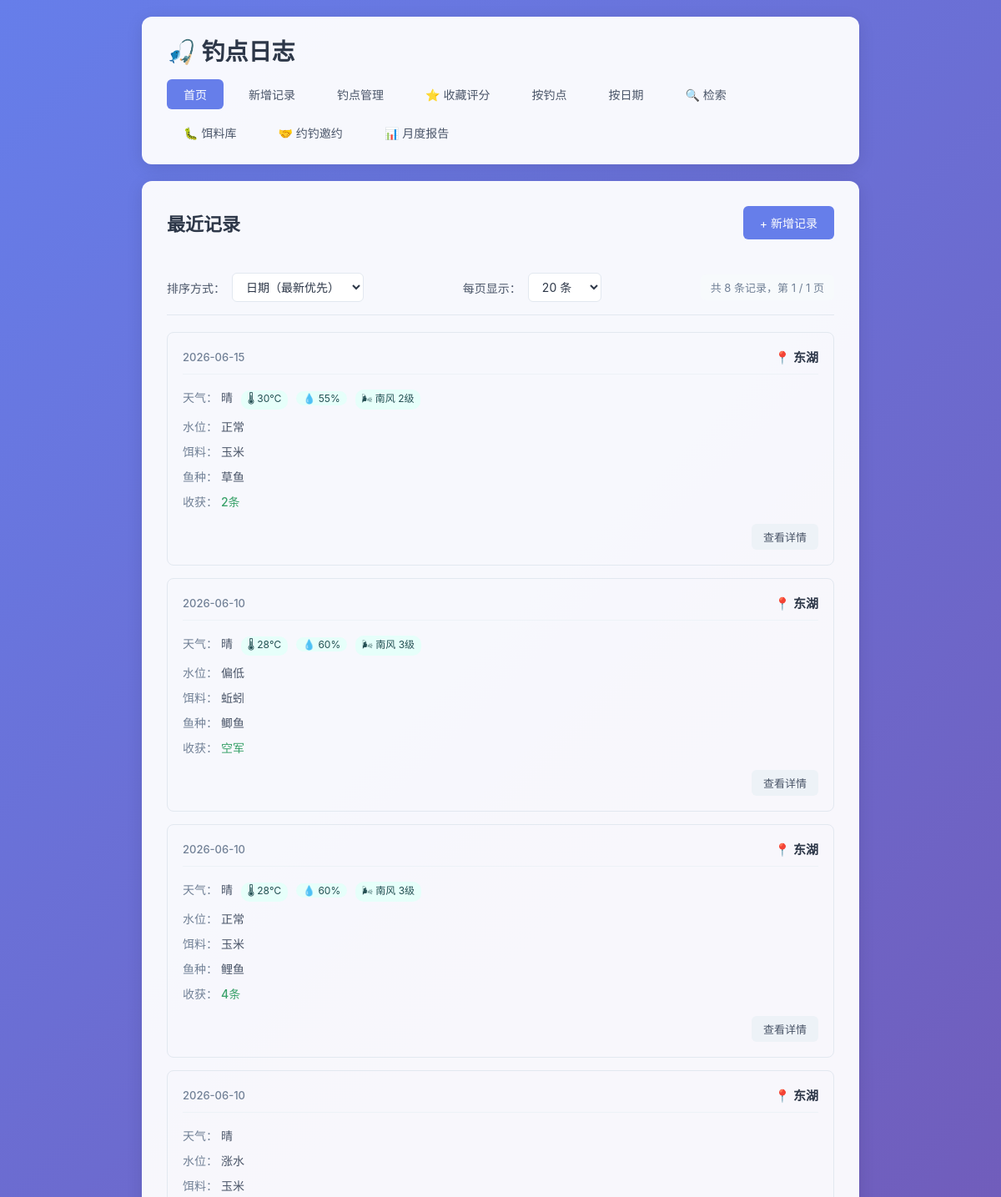
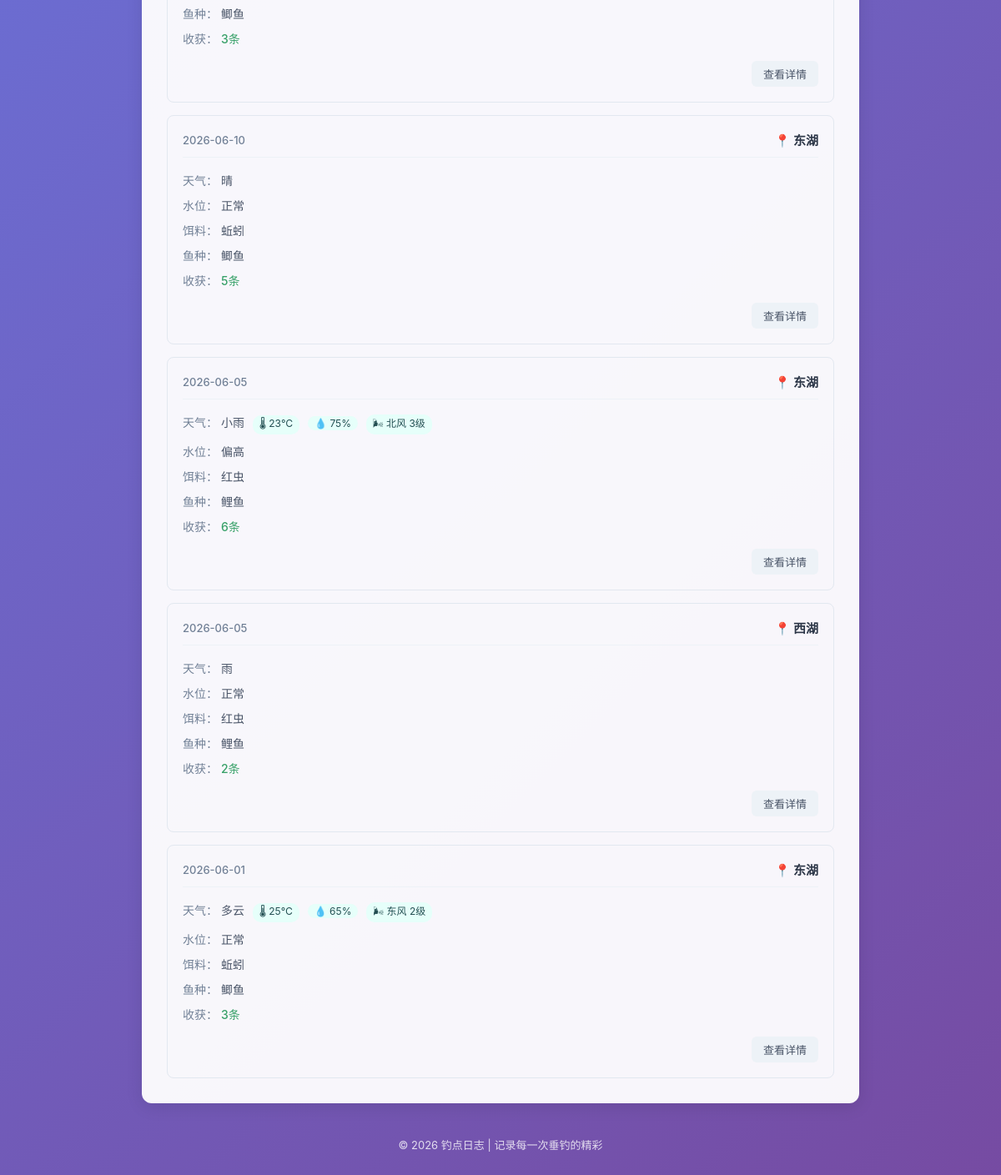
Before: / with the older database file (2 pictures, top to bottom).
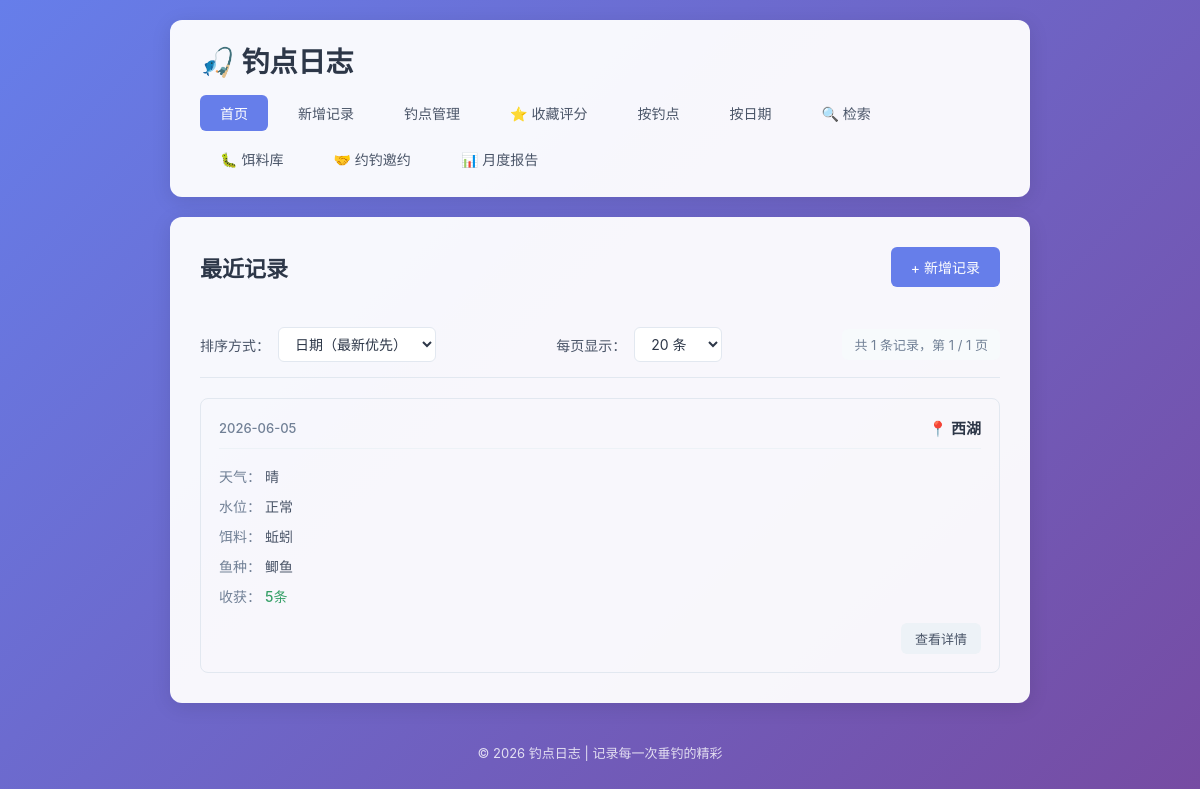
After: the same page with the newer database file.
### tables this page shows
CREATE TABLE fishing_logs (
            id INTEGER PRIMARY KEY AUTOINCREMENT,
            spot TEXT NOT NULL,
            weather TEXT NOT NULL,
            water_level TEXT NOT NULL,
            bait TEXT NOT NULL,
            fish_species TEXT NOT NULL,
            harvest TEXT NOT NULL,
            next_strategy TEXT,
            created_at DATE NOT NULL
        , temperature TEXT, humidity TEXT, wind TEXT);

### app.py (the view)
@app.route('/')
def index():
    page = request.args.get('page', 1, type=int)
    per_page = request.args.get('per_page', 20, type=int)
    sort_by = request.args.get('sort', 'date_desc')
    per_page = max(10, min(per_page, 100))
    sort_options = {
        'date_desc': ('created_at DESC, id DESC', '日期降序'),
        'date_asc': ('created_at ASC, id ASC', '日期升序'),
        'spot_desc': ('spot DESC, created_at DESC, id DESC', '钓点降序'),
        'spot_asc': ('spot ASC, created_at DESC, id DESC', '钓点升序'),
    }
    order_clause, sort_label = sort_options.get(sort_by, sort_options['date_desc'])
    conn = get_db()
    count_result = conn.execute('SELECT COUNT(*) as total FROM fishing_logs').fetchone()
    total = count_result['total']
    total_pages = max(1, (total + per_page - 1) // per_page)
    page = max(1, min(page, total_pages))
    offset = (page - 1) * per_page
    logs = conn.execute(
        f'SELECT * FROM fishing_logs ORDER BY {order_clause} LIMIT ? OFFSET ?',
        (per_page, offset)
    ).fetchall()
    conn.close()
    return render_template(
        'index.html',
        logs=logs,
        page=page,
        per_page=per_page,
        total=total,
        total_pages=total_pages,
        sort_by=sort_by,
        sort_label=sort_label
    )

### app.py (called while the page is built)
def get_db():
    conn = sqlite3.connect(DB_PATH)
    conn.row_factory = sqlite3.Row
    return conn

### templates/index.html (shortened to what this page needs)
{% extends 'base.html' %}
{% block content %}
    <div class="page-header">
        <h2>最近记录</h2>
        <a href="{{ url_for('add_log') }}" class="btn btn-primary">+ 新增记录</a>
    </div>
    {% if logs %}
        <div class="toolbar">
            <div class="sort-group">
                <label>排序方式：</label>
                <select id="sortSelect" onchange="handleSortChange()">
                    <option value="date_desc" {% if sort_by == 'date_desc' %}selected{% endif %}>日期（最新优先）</option>
                </select>
            </div>
            <div class="per-page-group">
                <label>每页显示：</label>
                <select id="perPageSelect" onchange="handlePerPageChange()">
                    <option value="20" {% if per_page == 20 %}selected{% endif %}>20 条</option>
                </select>
            </div>
            <div class="total-info">
                共 {{ total }} 条记录，第 {{ page }} / {{ total_pages }} 页
            </div>
        </div>
        <div class="log-list">
            {% for log in logs %}
                <div class="log-card">
                    <div class="log-header">
                        <span class="log-date">{{ log['created_at'] }}</span>
                        <span class="log-spot">📍 {{ log['spot'] }}</span>
                    </div>
                    <div class="log-body">
                        <div class="log-row">
                            <span class="label">天气：</span>
                            <span>{{ log['weather'] }}</span>
                            {% if log['temperature'] %}<span class="log-tag">🌡 {{ log['temperature'] }}</span>{% endif %}
                            {% if log['humidity'] %}<span class="log-tag">💧 {{ log['humidity'] }}</span>{% endif %}
                            {% if log['wind'] %}<span class="log-tag">🌬 {{ log['wind'] }}</span>{% endif %}
                        </div>
                        <div class="log-row">
                            <span class="label">水位：</span>
                            <span>{{ log['water_level'] }}</span>
                        </div>
                        <div class="log-row">
                            <span class="label">饵料：</span>
                            <span>{{ log['bait'] }}</span>
                        </div>
                        <div class="log-row">
                            <span class="label">鱼种：</span>
                            <span>{{ log['fish_species'] }}</span>
                        </div>
                        <div class="log-row">
                            <span class="label">收获：</span>
                            <span class="harvest">{{ log['harvest'] }}</span>
                        </div>
                    </div>
                    <div class="log-footer">
                        <a href="{{ url_for('log_detail', log_id=log['id'], page=page, sort=sort_by, per_page=per_page) }}" class="btn btn-small">查看详情</a>
                    </div>
                </div>
            {% endfor %}
        </div>
    {% else %}
        <div class="empty-state">
            <p>还没有任何记录，快去添加第一条吧！</p>
            <a href="{{ url_for('add_log') }}" class="btn btn-primary">+ 新增记录</a>
        </div>
    {% endif %}
{% endblock %}

### templates/base.html (shortened to what this page needs)
<!DOCTYPE html>
<html lang="zh-CN">
<head>
    <link rel="stylesheet" href="{{ url_for('static', filename='style.css') }}">
</head>
<body>
    <div class="container">
        <header>
            <h1>🎣 钓点日志</h1>
            <nav>
                <a href="{{ url_for('index') }}" class="{% if request.endpoint == 'index' %}active{% endif %}">首页</a>
                <a href="{{ url_for('add_log') }}" class="{% if request.endpoint == 'add_log' %}active{% endif %}">新增记录</a>
                <a href="{{ url_for('spots_list') }}" class="{% if request.endpoint in ['spots_list', 'spot_detail', 'add_spot', 'edit_spot'] %}active{% endif %}">钓点管理</a>
                <a href="{{ url_for('spots_list', filter='favorite') }}" class="{% if request.endpoint == 'spots_list' and request.args.get('filter') == 'favorite' %}active{% endif %}">⭐ 收藏评分</a>
                <a href="{{ url_for('by_spot') }}" class="{% if request.endpoint == 'by_spot' %}active{% endif %}">按钓点</a>
                <a href="{{ url_for('by_date') }}" class="{% if request.endpoint == 'by_date' %}active{% endif %}">按日期</a>
                <a href="{{ url_for('search_logs') }}" class="{% if request.endpoint == 'search_logs' %}active{% endif %}">🔍 检索</a>
                <a href="{{ url_for('baits_list') }}" class="{% if request.endpoint in ['baits_list', 'add_bait', 'edit_bait'] %}active{% endif %}">🐛 饵料库</a>
                <a href="{{ url_for('invitations_list') }}" class="{% if request.endpoint in ['invitations_list', 'add_invitation', 'invitations_detail', 'edit_invitation'] %}active{% endif %}">🤝 约钓邀约</a>
                <a href="{{ url_for('monthly_report') }}" class="{% if request.endpoint == 'monthly_report' %}active{% endif %}">📊 月度报告</a>
            </nav>
        </header>
        <main>
            {% block content %}{% endblock %}
        </main>
        <footer>
            <p>© 2026 钓点日志 | 记录每一次垂钓的精彩</p>
        </footer>
    </div>
</body>
</html>

### static/style.css (style rules this page uses)
* { margin: 0; padding: 0; box-sizing: border-box; }
body { font-family: -apple-system, BlinkMacSystemFont, 'Segoe UI', 'PingFang SC', 'Microsoft YaHei', sans-serif; background: linear-gradient(135deg, #667eea 0%, #764ba2 100%); min-height: 100vh; color: #333; }
.container { max-width: 900px; margin: 0 auto; padding: 20px; min-height: 100vh; display: flex; flex-direction: column; }
header { background: rgba(255, 255, 255, 0.95); border-radius: 12px; padding: 20px 30px; margin-bottom: 20px; box-shadow: 0 4px 20px rgba(0, 0, 0, 0.1); }
header h1 { font-size: 28px; color: #2d3748; margin-bottom: 15px; }
nav { display: flex; gap: 10px; flex-wrap: wrap; }
nav a { padding: 8px 20px; text-decoration: none; color: #4a5568; border-radius: 6px; transition: all 0.2s ease; font-size: 14px; }
nav a.active { background: #667eea; color: white; }
main { flex: 1; background: rgba(255, 255, 255, 0.95); border-radius: 12px; padding: 30px; box-shadow: 0 4px 20px rgba(0, 0, 0, 0.1); }
.page-header { display: flex; justify-content: space-between; align-items: center; margin-bottom: 25px; flex-wrap: wrap; gap: 15px; }
.page-header h2 { color: #2d3748; font-size: 22px; }
.btn { display: inline-block; padding: 10px 20px; border: none; border-radius: 6px; text-decoration: none; font-size: 14px; cursor: pointer; transition: all 0.2s ease; font-family: inherit; }
.btn-primary { background: #667eea; color: white; }
.btn-small { padding: 6px 14px; font-size: 13px; background: #edf2f7; color: #4a5568; }
.toolbar { display: flex; justify-content: space-between; align-items: center; flex-wrap: wrap; gap: 15px; padding: 15px 0; margin-bottom: 20px; border-bottom: 1px solid #e2e8f0; }
.sort-group, .per-page-group { display: flex; align-items: center; gap: 8px; }
.sort-group label, .per-page-group label { font-size: 14px; color: #4a5568; font-weight: 500; }
.sort-group select, .per-page-group select { padding: 7px 12px; border: 1px solid #e2e8f0; border-radius: 6px; font-size: 14px; background: #fff; color: #2d3748; cursor: pointer; transition: all 0.2s ease; font-family: inherit; }
.total-info { font-size: 13px; color: #718096; padding: 6px 12px; background: #f7fafc; border-radius: 6px; }
.log-list { display: grid; gap: 15px; }
.log-card { border: 1px solid #e2e8f0; border-radius: 8px; padding: 18px; transition: all 0.2s ease; }
.log-header { display: flex; justify-content: space-between; align-items: center; margin-bottom: 12px; padding-bottom: 10px; border-bottom: 1px solid #edf2f7; }
.log-date { font-size: 13px; color: #718096; font-weight: 500; }
.log-spot { font-size: 15px; font-weight: 600; color: #2d3748; }
.log-body { margin-bottom: 12px; }
.log-row { padding: 5px 0; font-size: 14px; color: #4a5568; }
.log-row .label { font-weight: 500; color: #718096; }
.log-row .harvest { color: #38a169; font-weight: 500; }
.log-footer { text-align: right; }
footer { text-align: center; padding: 20px; color: rgba(255, 255, 255, 0.8); font-size: 13px; margin-top: 20px; }

Changed rows visible on the page:
removed fishing_logs: created_at "2026-06-15", spot "东湖", weather "晴", temperature "30℃", humidity "55%", wind "南风 2级", water_level "正常", bait "玉米", fish_species "草鱼", harvest "2条"
removed fishing_logs: created_at "2026-06-10", spot "东湖", weather "晴", temperature "28℃", humidity "60%", wind "南风 3级", water_level "偏低", bait "蚯蚓", fish_species "鲫鱼", harvest "空军"
removed fishing_logs: created_at "2026-06-10", spot "东湖", weather "晴", temperature "28℃", humidity "60%", wind "南风 3级", water_level "正常", bait "玉米", fish_species "鲤鱼", harvest "4条"
removed fishing_logs: created_at "2026-06-10", spot "东湖", weather "晴", water_level "涨水", bait "玉米", fish_species "鲫鱼", harvest "3条"
removed fishing_logs: created_at "2026-06-10", spot "东湖", weather "晴", water_level "正常", bait "蚯蚓", fish_species "鲫鱼", harvest "5条"
removed fishing_logs: created_at "2026-06-05", spot "东湖", weather "小雨", temperature "23℃", humidity "75%", wind "北风 3级", water_level "偏高", bait "红虫", fish_species "鲤鱼", harvest "6条"
removed fishing_logs: created_at "2026-06-05", spot "西湖", weather "雨", water_level "正常", bait "红虫", fish_species "鲤鱼", harvest "2条"
removed fishing_logs: created_at "2026-06-01", spot "东湖", weather "多云", temperature "25℃", humidity "65%", wind "东风 2级", water_level "正常", bait "蚯蚓", fish_species "鲫鱼", harvest "3条"
added fishing_logs: created_at "2026-06-05", spot "西湖", weather "晴", water_level "正常", bait "蚯蚓", fish_species "鲫鱼", harvest "5条"
Other visible differences:
{{ total }}: "8" → "1"
